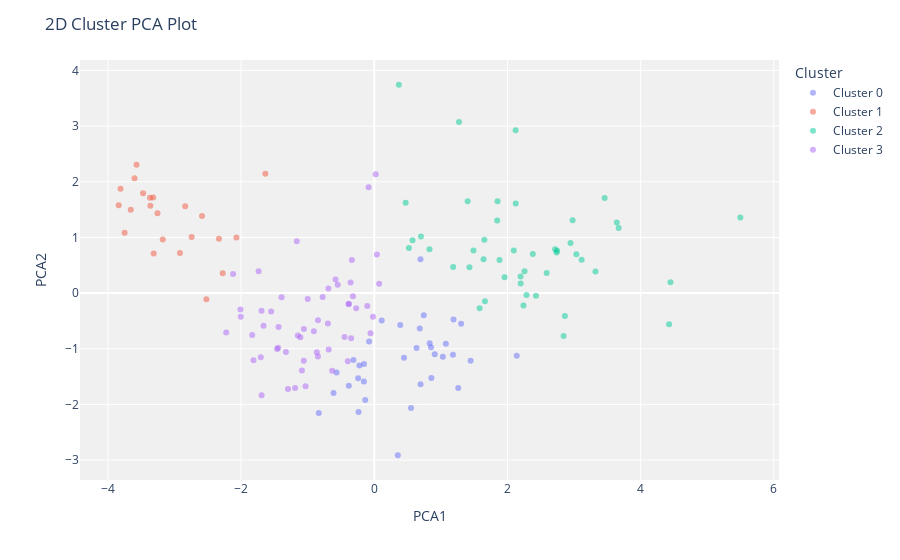

The notebook cell saved with this chart:
### Markdown cell above
Some Plot

### Code cell
plot_model(kmeans)

### Figure 1 — Plotly figure (JSON) as saved in the notebook; plotly's stock layout.template omitted (floating-point values rounded to 4 significant figures)
{"data": [{"customdata": [[78], [90], [89], [88], [82], [81], [79], [91], [75], [71], [70], [68], [62], [54], [53], [73], [42], [97], [104], [148], [137], [133], [126], [124], [122], [119], [117], [116], [113], [110], [108], [107], [106], [101]], "hovertemplate": "Cluster=Cluster 0<br>PCA1=%{x}<br>PCA2=%{y}<br>Feature=%{customdata[0]}<extra></extra>", "legendgroup": "Cluster 0", "marker": {"color": "#636efa", "opacity": 0.5, "symbol": "circle"}, "mode": "markers", "name": "Cluster 0", "orientation": "v", "showlegend": true, "textposition": "top center", "type": "scatter", "x": [0.3896, -0.07765, 0.8313, 0.6947, 0.3541, -0.313, -0.1561, 0.446, -0.243, 0.6348, -0.2238, -0.3826, -0.2357, -0.5665, -0.612, -0.1548, -0.8336, -0.1356, 0.8575, 1.075, 1.447, 1.03, 1.304, 1.261, 2.14, 1.189, 0.6941, 0.9078, 0.8522, 1.182, 0.5524, 0.743, 0.683, 0.1115], "xaxis": "x", "y": [-0.5725, -0.8694, -0.8991, -1.637, -2.913, -1.204, -1.588, -1.161, -1.529, -0.9883, -1.299, -1.665, -2.134, -1.428, -1.795, -1.274, -2.154, -1.922, -1.526, -0.9115, -1.216, -1.145, -0.552, -1.705, -1.124, -0.4727, 0.6085, -1.1, -0.9749, -1.106, -2.063, -0.3972, -0.6378, -0.494], "yaxis": "y"}, {"customdata": [[76], [41], [1], [18], [17], [16], [21], [22], [15], [14], [11], [10], [9], [8], [7], [29], [6], [4], [3], [5], [34], [2]], "hovertemplate": "Cluster=Cluster 1<br>PCA1=%{x}<br>PCA2=%{y}<br>Feature=%{customdata[0]}<extra></extra>", "legendgroup": "Cluster 1", "marker": {"color": "#EF553B", "opacity": 0.5, "symbol": "circle"}, "mode": "markers", "name": "Cluster 1", "orientation": "v", "showlegend": true, "textposition": "top center", "type": "scatter", "x": [-2.071, -1.636, -3.75, -2.522, -2.743, -3.256, -2.333, -2.587, -2.84, -3.313, -3.321, -2.919, -3.363, -3.57, -3.472, -2.276, -3.657, -3.177, -3.838, -3.369, -3.601, -3.81], "xaxis": "x", "y": [0.9969, 2.142, 1.084, -0.1115, 1.009, 1.434, 0.9767, 1.385, 1.558, 0.712, 1.717, 0.7205, 1.57, 2.304, 1.791, 0.3555, 1.495, 0.9633, 1.579, 1.714, 2.062, 1.876], "yaxis": "y"}, {"customdata": [[139], [147], [115], [114], [112], [111], [109], [149], [150], [105], [151], [152], [153], [103], [102], [154], [100], [146], [118], [145], [120], [138], [136], [135], [134], [141], [132], [131], [129], [128], [127], [99], [125], [142], [123], [143], [144], [121], [140], [98], [156], [96], [67], [74], [85], [155]], "hovertemplate": "Cluster=Cluster 2<br>PCA1=%{x}<br>PCA2=%{y}<br>Feature=%{customdata[0]}<extra></extra>", "legendgroup": "Cluster 2", "marker": {"color": "#00cc96", "opacity": 0.5, "symbol": "circle"}, "mode": "markers", "name": "Cluster 2", "orientation": "v", "showlegend": true, "textposition": "top center", "type": "scatter", "x": [3.114, 3.459, 2.196, 2.716, 2.122, 1.582, 0.5745, 3.642, 2.979, 0.4708, 2.843, 1.272, 2.124, 1.662, 2.737, 4.428, 0.7008, 2.198, 2.381, 3.671, 1.851, 1.653, 2.095, 2.24, 1.88, 2.747, 3.322, 0.3689, 2.947, 2.286, 2.589, 2.256, 0.8291, 3.035, 1.846, 2.863, 2.428, 1.402, 1.49, 1.641, 4.448, 1.956, 1.184, 0.5205, 1.43, 5.497], "xaxis": "x", "y": [0.5983, 1.707, 0.2977, 0.7875, 2.924, -0.2711, 0.9505, 1.266, 1.31, 1.625, -0.7711, 3.074, 1.609, -0.1477, 0.7291, -0.5582, 1.016, 0.1702, 0.7015, 1.168, 1.651, 0.9587, 0.7667, -0.2214, 0.5956, 0.7621, 0.3901, 3.742, 0.9018, -0.03505, 0.361, 0.3941, 0.7878, 0.6983, 1.302, -0.4125, -0.04755, 1.65, 0.7651, 0.6063, 0.193, 0.2825, 0.4678, 0.8079, 0.4626, 1.359], "yaxis": "y"}, {"customdata": [[63], [32], [61], [60], [59], [58], [57], [56], [55], [33], [52], [51], [50], [49], [48], [47], [46], [45], [44], [43], [35], [36], [40], [39], [130], [64], [66], [37], [95], [94], [93], [92], [19], [20], [87], [86], [13], [84], [12], [65], [83], [24], [80], [25], [77], [26], [27], [28], [72], [30], [69], [31], [23], [38]], "hovertemplate": "Cluster=Cluster 3<br>PCA1=%{x}<br>PCA2=%{y}<br>Feature=%{customdata[0]}<extra></extra>", "legendgroup": "Cluster 3", "marker": {"color": "#ab63fa", "opacity": 0.5, "symbol": "circle"}, "mode": "markers", "name": "Cluster 3", "orientation": "v", "showlegend": true, "textposition": "top center", "type": "scatter", "x": [-0.7754, -0.8631, -0.1053, -0.9075, -0.3365, -1.814, -0.9998, -0.6851, -1.663, -1.693, -1.164, -1.438, -0.8457, -1.148, -0.6325, -1.087, -0.3558, -0.582, -1.833, -0.8466, -0.3479, -1.19, -1.327, -1.057, 0.07307, -1.393, -1.296, -1.737, -0.08464, -0.3804, -0.4463, 0.02093, -2.121, -1.693, -0.2717, 0.03918, -2.01, -0.05619, -2.005, -0.3978, -0.01954, -2.224, -0.5494, -1.55, -0.697, -1.11, -0.6892, -1.444, -0.3868, -1.705, -0.3207, -1.459, -1.059, -1.032], "xaxis": "x", "y": [-0.07083, -1.063, -0.2313, -0.686, 0.5949, -1.207, -0.1054, -1.014, -0.5856, -0.3172, 0.931, -0.6072, -0.4896, -0.7633, -1.395, -1.392, 0.19, 0.2427, -0.7531, -1.14, -0.8106, -1.706, -1.059, -0.6466, 0.1665, -0.0753, -1.721, 0.3901, 1.899, -0.1955, -0.7876, 2.134, 0.3435, -1.833, -0.2705, 0.6921, -0.294, -0.7215, -0.4272, -1.224, -0.4247, -0.7082, 0.1502, -0.331, -0.5467, -0.7931, 0.0838, -0.98, -0.1976, -1.154, -0.05738, -1.006, -1.215, -1.671], "yaxis": "y"}], "layout": {"autosize": true, "legend": {"title": {"text": "Cluster"}, "tracegroupgap": 0}, "margin": {"t": 60}, "plot_bgcolor": "rgb(240,240,240)", "title": {"text": "2D Cluster PCA Plot"}, "xaxis": {"anchor": "y", "autorange": true, "domain": [0, 1], "range": [-4.41, 6.068], "title": {"text": "PCA1"}, "type": "linear"}, "yaxis": {"anchor": "x", "autorange": true, "domain": [0, 1], "range": [-3.351, 4.18], "title": {"text": "PCA2"}, "type": "linear"}}}
